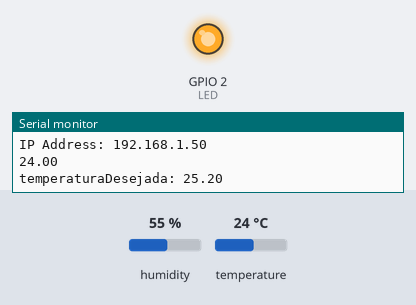
Bench run of a sketch on a simulated ESP32. On the bench: output pins drawn as LEDs (lit = HIGH), the last lines printed to the serial monitor. Inputs (shaded band) come from the test bench; at power-on: temperature 24 °C, humidity 55 %. WiFi joins after 1.5 s; servers stay silent unless stated.

Above: at 4.9 s.
5.0 s: temperature set to 27 °C
At 6.7 s:
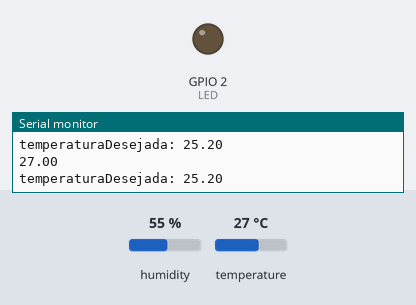
7.0 s: temperature set to 12 °C
At 8.1 s:
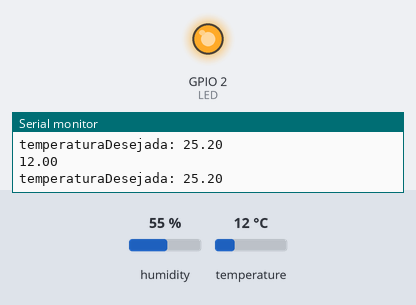
Timing chart, 0 to 10.0 s (numbered marks = the images above; inputs shaded):
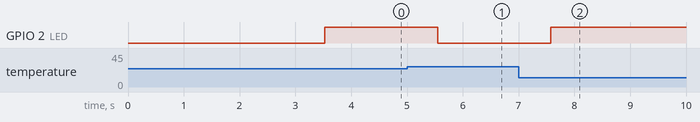

The sketch:

AquecedorCafe.ino
```cpp
//
// A simple server implementation showing how to:
//  * serve static messages
//  * read GET and POST parameters
//  * handle missing pages / 404s
//

#include <Arduino.h>
#include <WiFi.h>
#include <AsyncTCP.h>

#include <ESPAsyncWebServer.h>
#include "DHT.h"

#define DHTTYPE DHT11
uint8_t DHTPin = 4;
DHT dht(DHTPin, DHTTYPE);

AsyncWebServer server(80);

// Wifi
const char* ssid = "Yan-J5";
const char* password = "3524172300";

// HTTP params
const char* PARAM_MESSAGE = "message";
const char* PARAM_ISON = "isOn";
const char* PARAM_TEMPERATURA = "temperatura";


String output26State = "off";
String output27State = "off";

// On/Off state
boolean isOn = true;

// Sensor
float temperaturaSensor = 0;
float temperaturaDesejada = 25.20;

//https://randomnerdtutorials.com/esp32-dht11-dht22-temperature-humidity-sensor-arduino-ide/

// Led
//usar um led real e nao LED_BUILTIN
#define LED 2


void notFound(AsyncWebServerRequest *request) {
    request->send(404, "text/plain", "Not found");
}

void setup() {
    Serial.begin(115200);
    pinMode(LED,OUTPUT);
    WiFi.mode(WIFI_STA);
    WiFi.begin(ssid, password);
    if (WiFi.waitForConnectResult() != WL_CONNECTED) {
        Serial.printf("WiFi Failed!\n");
        return;
    }

    Serial.print("IP Address: ");
    Serial.println(WiFi.localIP());

    server.on("/", HTTP_GET, [](AsyncWebServerRequest *request){
        request->send(200, "text/html", ""
        "<!DOCTYPE html>"
          "<html>"
            "<head>"
              "<meta name=\"viewport\" content=\"width=device-width, initial-scale=1\">"
              "<link rel=\"icon\" href=\"data:,\">"
              "<style>html { font-family: Helvetica; display: inline-block; margin: 0px auto; text-align: center;}"
              ".button { background-color: #4CAF50; border: none; color: white; padding: 16px 40px;text-decoration: none; font-size: 30px; margin: 2px; cursor: pointer;}"
              ".button2 {background-color: #555555;}"
              "._frameEstado {border: none;height: 45px;width: 100px;padding-left:28px;}"
              "._frame {border: none;height: 45px;width: 60px;padding-left:5px;}"
              ".temperaturaInput {padding-right: 10px;}"
              "body {display: flex; flex-direction:column;gap:10px;align-items:center;}"
              "</style>"
            "</head>"
            "<body>"
              "<h1>Controle Aquecedor de Cafe</h1>"
                "<p>Estado: </p>"
              "<iframe class=\"_frameEstado\" name=\"onoff\">"
              "</iframe>"
              "<form  action=\"/get\" method=\"get\" target=\"onoff\" >"
                "<input type=\"submit\" name=\"isOn\" value=\"Ligar\\Desligar\" />"
              "</form>"
              //"<p>"+String(temperaturaSensor)+"</p>"
              "<p>Temperatura Desejada:</p>"
              "<iframe class=\"_frame\" name=\"temp\">"
              "</iframe>"
              "<form action=\"/get\" method=\"get\" target=\"temp\" >"
                "<input class=\"temperaturaInput\" type=\"number\" name=\"temperatura\"/>"
                "<input type=\"submit\" value=\"Aplicar\" />"
              "</form>"
            "</body>"
        "</html>");
    });

    /*
    // Send a GET request to <IP>/get?message=<message>
    server.on("/get", HTTP_GET, [] (AsyncWebServerRequest *request) {
        String message;
        if (request->hasParam(PARAM_MESSAGE)) {
            message = request->getParam(PARAM_MESSAGE)->value();
        } else {
            message = "No message sent";
        }
        request->send(200, "text/plain", "Hello, GET: " + message);
    });
    */

    // Send a POST request to <IP>/post with a form field message set to <message>
    server.on("/get", HTTP_GET, [](AsyncWebServerRequest *request){

        String message = "";

        if (request->hasParam(PARAM_ISON)) {
          isOn=!isOn;
          message += isOn ? "Ligado" : "Desligado";
        }
        if (request->hasParam(PARAM_TEMPERATURA)) {
          temperaturaDesejada = request->getParam(PARAM_TEMPERATURA)->value().toInt();
          message += String(temperaturaDesejada);
        }

        request->send(200, "text/plain", message);
    });
    server.onNotFound(notFound);

    server.begin();
}

void loop() {
  if(isOn){
    //Ler temperatura do sensor
    delay(2000);
    temperaturaSensor = dht.readTemperature();
    Serial.println(String(temperaturaSensor));
    Serial.println("temperaturaDesejada: " + String(temperaturaDesejada));
    if(temperaturaDesejada>temperaturaSensor){
      digitalWrite(LED, HIGH);
    }else{
      digitalWrite(LED, LOW);
    }
  }else{
    digitalWrite(LED, LOW);
  }
}

/*
//Index page HTML
const char index_html[] PROGMEM = R"rawliteral(
  <!DOCTYPE html>
          <html>
            <head>
              <meta name="viewport" content="width=device-width, initial-scale=1">
              <link rel="icon" href="data:,">
              <style>html { font-family: Helvetica; display: inline-block; margin: 0px auto; text-align: center;}
              .button { background-color: #4CAF50; border: none; color: white; padding: 16px 40px;text-decoration: none; font-size: 30px; margin: 2px; cursor: pointer;}
              .button2 {background-color: #555555;}
              </style>
            </head>
            <body>
              <h1>ESP32 Web Server</h1>
              <p>isOn: " + String(isOn? "true":"false") + "</p>
              <form action="" method="post">
                <input type="submit" name="isOn" value="">" + String(isOn ? "Desligar" : "Ligar") + "<\input>
              </form>
              <p>temperaturaSensor: " + String(temperaturaSensor) + "</p>
              <form action="" method="post">
                //<input type="submit" name="setTemperaturaDesejada" value="(temperaturaDesejada-1)">-<\input>
              </form>
              <p>Temperatura:" + String(temperaturaDesejada) + "<\p>
              <form action="" method="post">
                //<input type="submit" name="setTemperaturaDesejada" value="(temperaturaDesejada+1)">+<\input>
              </form>
            </body>
        </html>)rawliteral";
*/
```

Measured:
- the behaviour switches between 25 and 26 °C on temperature (found by bisection; images 0 and 1)
- after the input at 5.0 s, GPIO 2 (LED): HIGH → LOW after 0.55 s
- after the input at 7.0 s, GPIO 2 (LED): LOW → HIGH after 0.57 s
